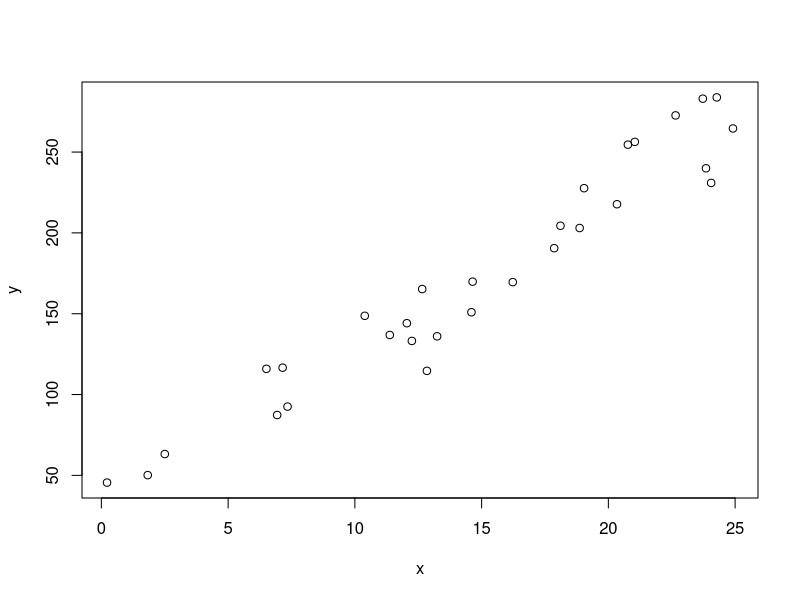
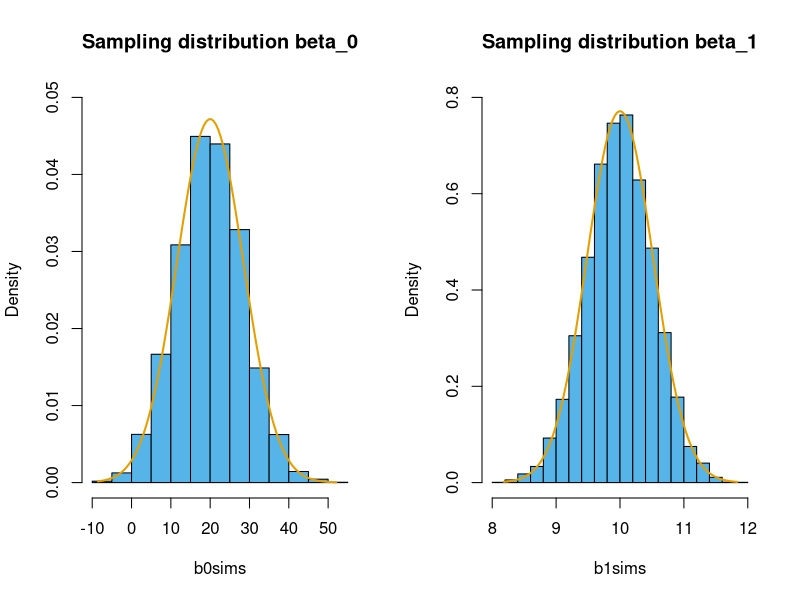
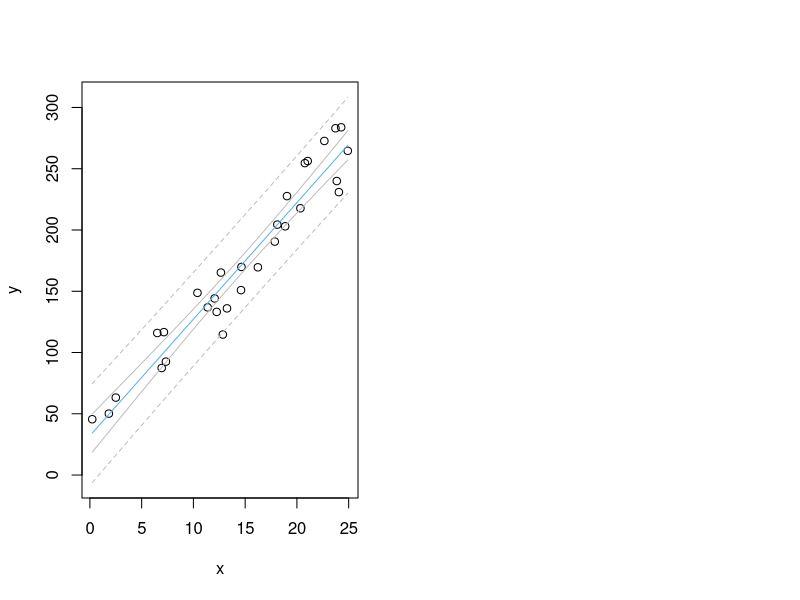

Here is the R script that generated these plots, in order:
## ---- chunk 1
set.seed(4.6) #make example reproducible
n <- 30  #size of dataset
b0 <- 20 #true y intercept
b1 <- 10 #true slope
s <- 20  #true standard deviation of the errors
x <- runif(n, min=0, max=25) #nb while we have used runif, x is not a random variable
y <- b0 + b1 * x + rnorm(n, sd=s) #random sample of y from the population
## ---- chunk 2
plot(x, y)
## ---- chunk 3
fit <- lm(y ~ x)
summary(fit)
## ---- chunk 4
sf <- summary(fit)
str(sf)
## ---- chunk 5
sf$coefficients
## ---- chunk 6
# Simulation of sampling distribution for estimated beta_0 and beta_1
# About 1 minute

# Imagine a large population of Normal errors, which will be
# the true population in our simulation.
pop_e <- rnorm(1e6,mean=0,sd=s)
# (pop_e has mean = 0.00 and sd = 20.0)

# Sample from this population and estimate parameters many times
reps <- 10000 #Large enough (set larger for even better precision)
b0sims <- rep(NA, reps) #to store sim results
b1sims <- rep(NA, reps)
for ( i in 1:reps ) {
    errs <- sample(pop_e,30)     #sample from population of errors
    ysim <- b0 + b1*x + errs     #simulate data for y
    fitsim <- lm(ysim ~ x)       #fit linear model
    b0sims[i] <- coef(fitsim)[1] #estimated beta_0
    b1sims[i] <- coef(fitsim)[2] #estimated beta_1
}

# Plot simulated sampling distributions and compare to theory
par(mfrow=c(1,2))

# Simulated sampling distribution for beta_0
hist(b0sims, freq=FALSE, ylim=c(0,0.05), col="#56B4E9", 
     main="Sampling distribution beta_0")

# Theoretical sampling distribution for beta_0
varpx <- mean((x-mean(x)) ^2 ) #population variance of x
k0 <- sqrt(1 + mean(x)^2 / varpx)
s0 <- k0 * s / sqrt(n)
yy <- seq(min(b0sims), max(b0sims), length.out=100)
lines(yy, dnorm(yy, mean=b0, sd=s0), lwd=2, col="#E69F00")

# Simulated sampling distribution for beta_1
hist(b1sims, freq=FALSE, ylim=c(0,0.8), col="#56B4E9", 
     main="Sampling distribution beta_1")

# Theoretical sampling distribution for beta_1
k1 <- 1 / sqrt( varpx )
s1 <- k1 * s / sqrt(n)
yy <- seq(min(b1sims), max(b1sims), length.out=100)
lines(yy, dnorm(yy, mean=b1, sd=s1), lwd=2, col="#E69F00")
## ---- chunk 7
sigma_e <- sf$sigma #\hat{\sigma}_e
print(sigma_e)
k0 * sigma_e / sqrt(n) #\hat{sigma}_0
k1 * sigma_e / sqrt(n) #\hat{sigma}_1
## ---- chunk 8
sf$coefficients
## ---- chunk 9
32.096061 / 7.690906
## ---- chunk 10
1 - pt(4.173248, 28) #as large or larger in positive direction
pt(-4.173248, 28)  #"as large or larger" in negative direction (as small or smaller than -t)
1 - pt(4.173248, 28) + pt(-4.173248, 28) #two-tailed p-value
2 * (1 - pt(4.173248, 28)) #Equivalent to twice one of the tails since symmetric
## ---- chunk 11
confint(fit)
## ---- chunk 12
lo <- sf$coefficients[,"Estimate"] + qt(p=0.025, df=28) * sf$coefficients[,"Std. Error"]
up <- sf$coefficients[,"Estimate"] + qt(p=0.975, df=28) * sf$coefficients[,"Std. Error"]
cbind(lo, up)
## ---- chunk 13
lo <- sf$coefficients[,"Estimate"] - 2 * sf$coefficients[,"Std. Error"] 
up <- sf$coefficients[,"Estimate"] + 2 * sf$coefficients[,"Std. Error"]
cbind(lo, up)
## ---- chunk 14
anova(fit)
## ---- chunk 15
totssq <- sum((y-mean(y)) ^ 2)
totssq
## ---- chunk 16
residuals(fit)
## ---- chunk 17
rssq <- sum(residuals(fit) ^ 2)
rssq
## ---- chunk 18
xssq <- totssq - rssq
xssq
## ---- chunk 19
rms <- rssq / 28
rms
## ---- chunk 20
sqrt(rms)
## ---- chunk 21
xms <- xssq / 1 #mean square of x is xssq / df, where df for x = 1
F <- xms / rms  #read this as "x mean square divided by residual mean square""
F
## ---- chunk 22
1 - pf(F, df1=1, df2=28)
## ---- chunk 23
newd <- data.frame(x=10)
newd
## ---- chunk 24
predict(fit, newd, interval = "confidence")
## ---- chunk 25
predict(fit, newd, interval = "prediction")
## ---- chunk 26
newd <- data.frame(x = seq(min(x), max(x), length.out=100))
pred_w_ci <- cbind(newd, predict(fit, newd, interval = "confidence"))
pred_w_pi <- cbind(newd, predict(fit, newd, interval = "prediction"))
## ---- chunk 27
# y limits for plots
ylwr <- min(pred_w_pi[,c("fit","lwr","upr")])
yupr <- max(pred_w_pi[,c("fit","lwr","upr")])

# Plot
plot(y ~ x, ylim=c(ylwr,yupr))
lines(pred_w_ci[c(1,nrow(pred_w_ci)),c("x","fit")], col="#56B4E9")
lines(pred_w_ci[,c("x","lwr")], col="grey")
lines(pred_w_ci[,c("x","upr")], col="grey")
lines(pred_w_pi[,c("x","lwr")], col="grey", lty=2)
lines(pred_w_pi[,c("x","upr")], col="grey", lty=2)
